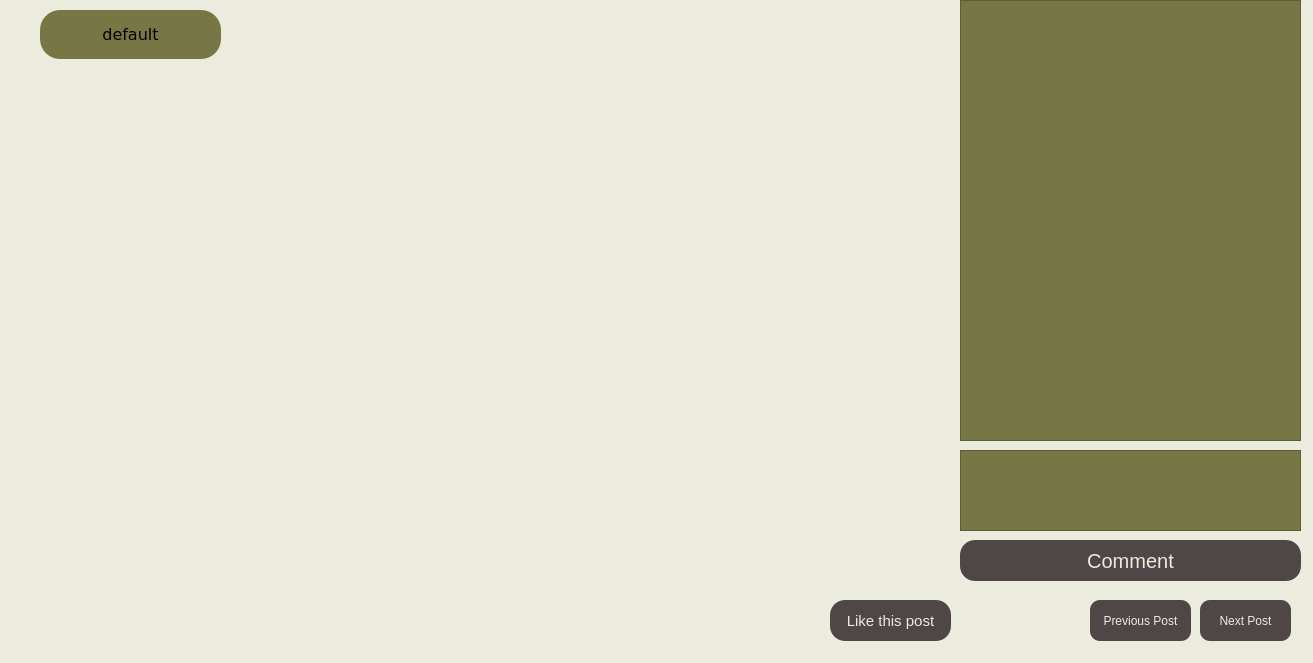
<?xml version="1.0" encoding="UTF-8"?>
<ui version="4.0">
 <class>Feed</class>
 <widget class="QWidget" name="Feed">
  <property name="geometry">
   <rect>
    <x>0</x>
    <y>0</y>
    <width>1313</width>
    <height>663</height>
   </rect>
  </property>
  <property name="font">
   <font>
    <pointsize>9</pointsize>
   </font>
  </property>
  <property name="windowTitle">
   <string>Form</string>
  </property>
  <property name="styleSheet">
   <string notr="true">background-color: rgb(235, 235, 222);</string>
  </property>
  <widget class="QPushButton" name="pushButton">
   <property name="geometry">
    <rect>
     <x>1200</x>
     <y>600</y>
     <width>91</width>
     <height>41</height>
    </rect>
   </property>
   <property name="styleSheet">
    <string notr="true">background-color: rgb(79, 71, 71);
font: 9pt &quot;MS Shell Dlg 2&quot;;
border-radius: 10px;
color: rgb(235, 235, 222);</string>
   </property>
   <property name="text">
    <string>Next Post</string>
   </property>
  </widget>
  <widget class="QPushButton" name="pushButton_2">
   <property name="geometry">
    <rect>
     <x>1090</x>
     <y>600</y>
     <width>101</width>
     <height>41</height>
    </rect>
   </property>
   <property name="styleSheet">
    <string notr="true">background-color: rgb(79, 71, 71);
font: 9pt &quot;MS Shell Dlg 2&quot;;
border-radius: 10px;
color: rgb(235, 235, 222);</string>
   </property>
   <property name="text">
    <string>Previous Post</string>
   </property>
  </widget>
  <widget class="QListWidget" name="listWidget">
   <property name="geometry">
    <rect>
     <x>960</x>
     <y>0</y>
     <width>341</width>
     <height>441</height>
    </rect>
   </property>
   <property name="font">
    <font>
     <pointsize>11</pointsize>
    </font>
   </property>
   <property name="styleSheet">
    <string notr="true">background-color: rgb(119, 119, 70);</string>
   </property>
  </widget>
  <widget class="QPushButton" name="pushButton_3">
   <property name="geometry">
    <rect>
     <x>960</x>
     <y>540</y>
     <width>341</width>
     <height>41</height>
    </rect>
   </property>
   <property name="font">
    <font>
     <pointsize>15</pointsize>
    </font>
   </property>
   <property name="styleSheet">
    <string notr="true">background-color: rgb(79, 71, 71);
border-radius: 15px;
color: rgb(235, 235, 222);</string>
   </property>
   <property name="text">
    <string>Comment</string>
   </property>
  </widget>
  <widget class="QTextEdit" name="textEdit">
   <property name="geometry">
    <rect>
     <x>960</x>
     <y>450</y>
     <width>341</width>
     <height>81</height>
    </rect>
   </property>
   <property name="font">
    <font>
     <pointsize>8</pointsize>
    </font>
   </property>
   <property name="styleSheet">
    <string notr="true">background-color: rgb(119, 119, 70);</string>
   </property>
  </widget>
  <widget class="QPushButton" name="pushButton_4">
   <property name="geometry">
    <rect>
     <x>830</x>
     <y>600</y>
     <width>121</width>
     <height>41</height>
    </rect>
   </property>
   <property name="sizePolicy">
    <sizepolicy hsizetype="Minimum" vsizetype="Fixed">
     <horstretch>0</horstretch>
     <verstretch>0</verstretch>
    </sizepolicy>
   </property>
   <property name="font">
    <font>
     <pointsize>11</pointsize>
    </font>
   </property>
   <property name="styleSheet">
    <string notr="true">background-color: rgb(79, 71, 71);
border-radius: 15px;
color: rgb(235, 235, 222);</string>
   </property>
   <property name="text">
    <string>Like this post</string>
   </property>
  </widget>
  <widget class="QLabel" name="UsernameLabel">
   <property name="geometry">
    <rect>
     <x>40</x>
     <y>10</y>
     <width>181</width>
     <height>49</height>
    </rect>
   </property>
   <property name="font">
    <font>
     <family>Verdana</family>
     <pointsize>12</pointsize>
     <weight>50</weight>
     <italic>false</italic>
     <bold>false</bold>
    </font>
   </property>
   <property name="autoFillBackground">
    <bool>false</bool>
   </property>
   <property name="styleSheet">
    <string notr="true">background-color: rgb(119, 119, 70);
border-radius: 20px;</string>
   </property>
   <property name="text">
    <string>&lt;html&gt;&lt;head/&gt;&lt;body&gt;&lt;p&gt;default&lt;/p&gt;&lt;/body&gt;&lt;/html&gt;</string>
   </property>
   <property name="alignment">
    <set>Qt::AlignCenter</set>
   </property>
   <property name="wordWrap">
    <bool>true</bool>
   </property>
  </widget>
 </widget>
 <resources/>
 <connections/>
</ui>
